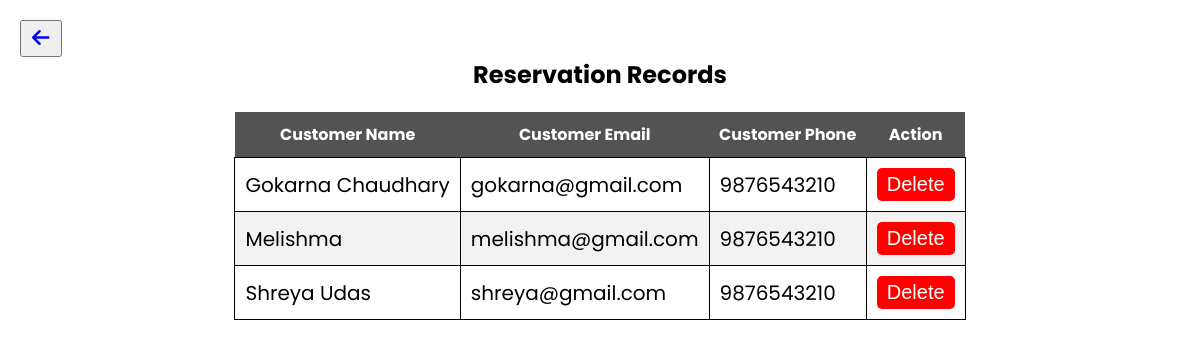
The app's page /customer_record.php with its own data.
### tables this page shows
CREATE TABLE `customer` (
  `customer_id` int(11) NOT NULL,
  `customer_name` varchar(255) NOT NULL,
  `customer_email` varchar(255) NOT NULL,
  `customer_phone` varchar(255) NOT NULL,
  `customer_password` varchar(255) NOT NULL
);

### customer_record.php (the view, shortened to what this page needs)
<!DOCTYPE html>
<html lang="en">
<head>
    <linkrel="stylesheet"href="admin.css">
        <link rel="stylesheet" href="https://cdnjs.cloudflare.com/ajax/libs/font-awesome/6.5.1/css/all.min.css" />
</head>
<body>
    <div class="container">
        <button><a href="admin_dashboard.php"><i class="fa-solid fa-arrow-left"></i></a></button>
        <h2>Reservation Records</h2>
        <table>
            <thead>
                <th>Customer Name</th>
                <th>Customer Email</th>
                <th>Customer Phone</th>
                <th>Action</th>
            </thead>
            <tbody>
                <?php
                include ('connection.php');
                $select = "SELECT * FROM customer";
                $data = mysqli_query($con, $select);
                if (mysqli_num_rows($data) > 0) {
                    while ($result = mysqli_fetch_assoc($data)) {
                        ?>
                        <tr>
                            <td><?php echo $result['customer_name'] ?></td>
                            <td><?php echo $result['customer_email'] ?></td>
                            <td><?php echo $result['customer_phone'] ?></td>
                            <td>
                                <button onclick=" return confirmDelete()"><a href="delete_customer.php?id=<?php echo $result['customer_id']?>">Delete</a></button>
                            </td>
                        <?php
                    }
                }
                ?>
            </tbody>
        </table>
    </div>
</body>
</html>

### customer_record.php (style rules this page uses)
* { margin: 0; padding: 0; box-sizing: border-box; }
body { background-size: 100%; height: 100vh; font-family: "Poppins", sans-serif; }
a { text-decoration: none; }

### records on screen
customer: customer_name "Gokarna Chaudhary", customer_email "gokarna@gmail.com", customer_phone "9876543210"
customer: customer_name "Melishma", customer_email "melishma@gmail.com", customer_phone "9876543210"
customer: customer_name "Shreya Udas", customer_email "shreya@gmail.com", customer_phone "9876543210"
